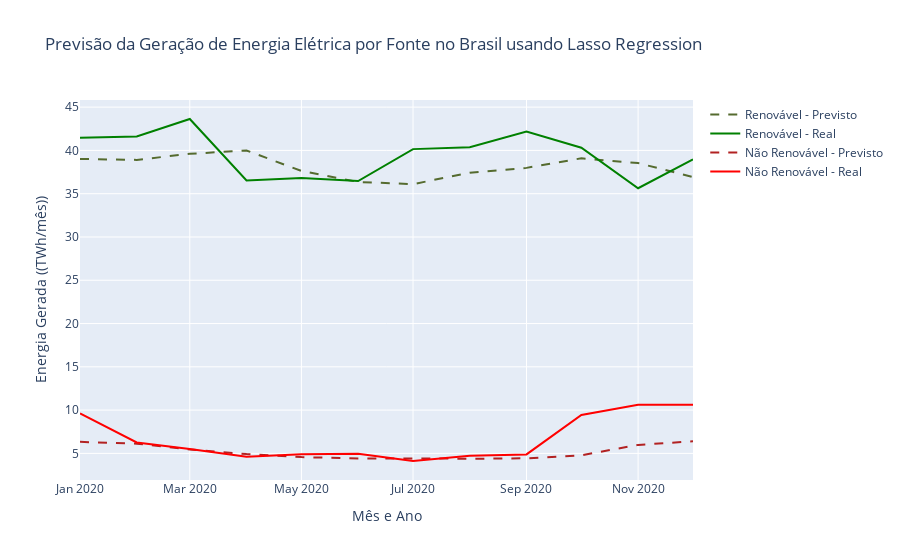

Here is the notebook cell this chart was saved with:
### Code cell
f.plot_results(df, y_val, y_pred_lasso, 'Lasso Regression')

### Figure 1 — Plotly figure (JSON) as saved in the notebook; plotly's stock layout.template omitted (floating-point values rounded to 4 significant figures)
{"data": [{"line": {"color": "darkolivegreen", "dash": "dash", "width": 2}, "mode": "lines", "name": "Renovável - Previsto", "type": "scatter", "x": ["2020-01", "2020-02", "2020-03", "2020-04", "2020-05", "2020-06", "2020-07", "2020-08", "2020-09", "2020-10", "2020-11", "2020-12"], "y": [39.01, 38.91, 39.61, 39.99, 37.63, 36.36, 36.1, 37.43, 37.98, 39.09, 38.54, 36.92]}, {"line": {"color": "green", "width": 2}, "mode": "lines", "name": "Renovável - Real", "type": "scatter", "x": ["2020-01", "2020-02", "2020-03", "2020-04", "2020-05", "2020-06", "2020-07", "2020-08", "2020-09", "2020-10", "2020-11", "2020-12"], "y": [41.46, 41.6, 43.63, 36.53, 36.8, 36.46, 40.15, 40.37, 42.17, 40.31, 35.63, 38.96]}, {"line": {"color": "firebrick", "dash": "dash", "width": 2}, "mode": "lines", "name": "Não Renovável - Previsto", "type": "scatter", "x": ["2020-01", "2020-02", "2020-03", "2020-04", "2020-05", "2020-06", "2020-07", "2020-08", "2020-09", "2020-10", "2020-11", "2020-12"], "y": [6.333, 6.126, 5.458, 4.916, 4.568, 4.421, 4.422, 4.381, 4.43, 4.777, 5.982, 6.396]}, {"line": {"color": "red", "width": 2}, "mode": "lines", "name": "Não Renovável - Real", "type": "scatter", "x": ["2020-01", "2020-02", "2020-03", "2020-04", "2020-05", "2020-06", "2020-07", "2020-08", "2020-09", "2020-10", "2020-11", "2020-12"], "y": [9.61, 6.26, 5.5, 4.62, 4.89, 4.95, 4.12, 4.72, 4.88, 9.43, 10.61, 10.62]}], "layout": {"title": {"text": "Previsão da Geração de Energia Elétrica por Fonte no Brasil usando Lasso Regression"}, "xaxis": {"title": {"text": "Mês e Ano"}}, "yaxis": {"title": {"text": "Energia Gerada ((TWh/mês))"}}}}
